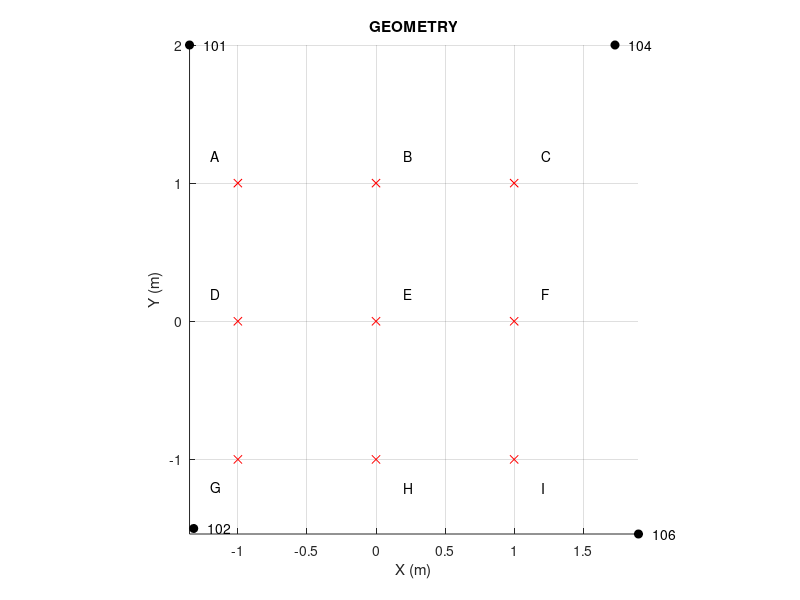

Here is the MATLAB script that generated this plot: (Note: this script raises an error after producing the figure.)
%% UWB lab 4 - indoor tracking with 4 PulsOn 410 units
clear all;
close all;

% Positions of the 4 units in meters
P101 = [-1.35,2];           
P102 = [-1.32,-1.5];        
P104 = [1.73,2];        
P106 = [1.90,-1.54];    

figure;
hold on; grid
plot(P101(1),P101(2),'ok','markerfacecolor','k');text(P101(1)+.1,P101(2),'101')
plot(P102(1),P102(2),'ok','markerfacecolor','k');text(P102(1)+.1,P102(2),'102')
plot(P104(1),P104(2),'ok','markerfacecolor','k');text(P104(1)+.1,P104(2),'104')
plot(P106(1),P106(2),'ok','markerfacecolor','k');text(P106(1)+.1,P106(2),'106')
    
plot(-1,1,'xr');text(-1.2,1.2,'A')
plot(0,1,'xr');text(.2,1.2,'B')
plot(1,1,'xr');text(1.2,1.2,'C')
plot(-1,0,'xr');text(-1.2,0.2,'D')
plot(0,0,'xr');text(.2,0.2,'E')
plot(1,0,'xr');text(1.2,0.2,'F')
plot(-1,-1,'xr');text(-1.2,-1.2,'G')
plot(0,-1,'xr');text(.2,-1.2,'H')
plot(1,-1,'xr');text(1.2,-1.2,'I')

axis image
title('GEOMETRY');xlabel('X (m)');ylabel('Y (m)')


%% ------------------------ Time zero calibration -------------------------
% !!!!!!!!!! NOT ESSENTIAL !!!!!!!!!!!!!
% Sphere placed at (0,0)%
% Loading data for t0 cal
%cd('Q:\UWB LAB Tracking\P');
% Load data from unit 103
[config,control,scans] = readMrmRetLog('101_Sphere00002.csv');
Nscans103 = length(scans);
tstmp103 = [scans.T];
data103 = [scans.scn];
data103 = reshape(data103,[],Nscans103);
% Load data from unit 104
[config,control,scans] = readMrmRetLog('102_Sphere00004.csv');
Nscans104 = length(scans);
tstmp104 = [scans.T];
data104 = [scans.scn];
data104 = reshape(data104,[],Nscans104);
% Load data from unit 105
[config,control,scans] = readMrmRetLog('104_Sphere00003.csv');
Nscans105 = length(scans);
tstmp105 = [scans.T];
data105 = [scans.scn];
data105 = reshape(data105,[],Nscans105);
% Load data from unit 106
[config,control,scans] = readMrmRetLog('106_Sphere00005.csv');
Nscans106 = length(scans);
tstmp106 = [scans.T];
data106 = [scans.scn];
data106 = reshape(data106,[],Nscans106);

% Load Sphere backgrounds

[config,control,scans] = readMrmRetLog('101_Sphere00BG003.csv');
BGNscans103 = length(scans);
BGtstmp103 = [scans.T];
BGdata103 = [scans.scn];
BGdata103 = reshape(BGdata103,[],BGNscans103);
% Load data from unit 104
[config,control,scans] = readMrmRetLog('102_Sphere00BG005.csv');
BGNscans104 = length(scans);
BGtstmp104 = [scans.T];
BGdata104 = [scans.scn];
BGdata104 = reshape(BGdata104,[],BGNscans104);
% Load data from unit 105
[config,control,scans] = readMrmRetLog('104_Sphere00BG004.csv');
BGNscans105 = length(scans);
BGtstmp105 = [scans.T];
BGdata105 = [scans.scn];
BGdata105 = reshape(BGdata105,[],BGNscans105);
% Load data from unit 106
[config,control,scans] = readMrmRetLog('106_Sphere00BG006.csv');
BGNscans106 = length(scans);
BGtstmp106 = [scans.T];
BGdata106 = [scans.scn];
BGdata106 = reshape(BGdata106,[],BGNscans106);

% fast time / range uncalibrated
t = linspace(scans(1).Tstrt,scans(1).Tstp,scans(1).Nscn)/1000;   % ns
rng = 3e8*(t-t(1))/2e9; % m

% 103
figure;imagesc(abs(data103));title('103')
%BG103 = repmat(mean(data103(:,50:110),2),1,Nscans103);
BG103 = repmat(mean(BGdata103,2),1,Nscans103);
data103bg = data103 - BG103;
figure;imagesc(abs(data103bg(200:400,:)));title('103')

rngSph103 = rng(230); % range of sphere in unit 103 (m)
rngSph103Real = norm(P103); % real range from unit 103 (m)
rngOffset103 = rngSph103Real - rngSph103; % range offset for unit 103

% 104
figure;imagesc(abs(data104));title('104')
%BG104 = repmat(mean(data104(:,50:110),2),1,Nscans104);
BG104 = repmat(mean(BGdata104,2),1,Nscans104);
data104bg = data104 - BG104;
figure;imagesc(abs(data104bg));title('104')

rngSph104 = rng(317); % range of sphere in unit 104 (m)
rngSph104Real = norm(P104); % real range from unit 104 (m)
rngOffset104 = rngSph104Real - rngSph104; % range offset for unit 104

% 105
figure;imagesc(abs(data105));title('105')
%BG105 = repmat(mean(data105(:,50:110),2),1,Nscans105);
BG105 = repmat(mean(BGdata105,2),1,Nscans105);
data105bg = data105 - BG105;
figure;imagesc(abs(data105bg));title('105')

rngSph105 = rng(395); % range of sphere in unit 105 (m)
rngSph105Real = norm(P105); % real range from unit 105 (m)
rngOffset105 = rngSph105Real - rngSph105; % range offset for unit 105

% 106
figure;imagesc(abs(data105));title('106')
%BG106 = repmat(mean(data106(:,50:110),2),1,Nscans106);
BG106 = repmat(mean(BGdata106,2),1,Nscans106);
data106bg = data106 - BG106;
figure;imagesc(abs(data106bg));title('106')

rngSph106 = rng(345); % range of sphere in unit 106 (m)
rngSph106Real = norm(P106); % real range from unit 106 (m)
rngOffset106 = rngSph106Real - rngSph106; % range offset for unit 106


%% Loading Data for tracking
%cd('D:\EDUCATION\UWB - Q4\Tracking lab\Data');
% Load data from unit 101
[config,control,scans] = readMrmRetLog('B101009.csv');
Nscans101 = length(scans);
tstmp101 = [scans.T];
data101 = [scans.scn];
data101 = reshape(data101,[],Nscans101);
% Load data from unit 102
[config,control,scans] = readMrmRetLog('B102009.csv');
Nscans102 = length(scans);
tstmp102 = [scans.T];
data102 = [scans.scn];
data102 = reshape(data102,[],Nscans102);
% Load data from unit 104
[config,control,scans] = readMrmRetLog('B103009.csv');
Nscans104 = length(scans);
tstmp104 = [scans.T];
data104 = [scans.scn];
data104 = reshape(data104,[],Nscans104);
% Load data from unit 106
[config,control,scans] = readMrmRetLog('B104009.csv');
Nscans106 = length(scans);
tstmp106 = [scans.T];
data106 = [scans.scn];
data106 = reshape(data106,[],Nscans106);

%% Data alignment
TStampStart = max([tstmp101(1),tstmp102(1),tstmp104(1),tstmp106(1)]);
TStampStop = min([tstmp101(end),tstmp102(end),tstmp104(end),tstmp106(end)]);

t101start_i = find(tstmp101>=TStampStart,1,'first');
t101stop_i = find(tstmp101<=TStampStop,1,'last');

t102start_i = find(tstmp102>=TStampStart,1,'first');
t102stop_i = find(tstmp102<=TStampStop,1,'last');

t104start_i = find(tstmp104>=TStampStart,1,'first');
t104stop_i = find(tstmp104<=TStampStop,1,'last');

t106start_i = find(tstmp106>=TStampStart,1,'first');
t106stop_i = find(tstmp106<=TStampStop,1,'last');

data101_algnd = data101(:,t101start_i:t101stop_i);
data102_algnd = data102(:,t102start_i:t102stop_i);
data104_algnd = data104(:,t104start_i:t104stop_i);
data106_algnd = data106(:,t106start_i:t106stop_i);

[Nsamp,Nscans101] = size(data101_algnd);
[Nsamp,Nscans102] = size(data102_algnd);
[Nsamp,Nscans104] = size(data104_algnd);
[Nsamp,Nscans106] = size(data106_algnd);

figure;imagesc(abs(data101_algnd));title('101')
figure;imagesc(abs(data102_algnd));title('102')
figure;imagesc(abs(data104_algnd));title('104')
figure;imagesc(abs(data106_algnd));title('106')

%% Background removal
close all;
BGidx = 280:360;  % select the slow time indexes containing the background data
BG101 = mean(data101_algnd(:,BGidx),2);   
BG102 = mean(data102_algnd(:,BGidx),2);
BG104 = mean(data104_algnd(:,BGidx),2);
BG106 = mean(data106_algnd(:,BGidx),2);

data101_algnd_bg = data101_algnd - repmat(BG101,1,Nscans101); % remove background
data102_algnd_bg = data102_algnd - repmat(BG102,1,Nscans102);
data104_algnd_bg = data104_algnd - repmat(BG104,1,Nscans104);
data106_algnd_bg = data106_algnd - repmat(BG106,1,Nscans106);

figure;imagesc(abs(data101_algnd_bg));title('101')
figure;imagesc(abs(data102_algnd_bg));title('102')
figure;imagesc(abs(data104_algnd_bg));title('104')
figure;imagesc(abs(data106_algnd_bg));title('106')

Motionidx = 23:280;  % select the slow time indexes containing the trajectory data
path101 = data101_algnd_bg(:,Motionidx); 
path102 = data102_algnd_bg(:,Motionidx);
path104 = data104_algnd_bg(:,Motionidx);
path106 = data106_algnd_bg(:,Motionidx);

% normalisation
path101 = path101/max(abs(path101(:))); 
path102 = path102/max(abs(path102(:))); 
path104 = path104/max(abs(path104(:)));
path106 = path106/max(abs(path106(:)));

figure;imagesc(abs(path101));title('101')
figure;imagesc(abs(path102));title('102')
figure;imagesc(abs(path104));title('104')
figure;imagesc(abs(path106));title('106');
%% Motion filter FIR4 if backgound subtraction unsuccessful (needed for some trajectories)
Motionidx = 20:75;
w = [1 -.6 -.3 -.1];

path101 = filter(w,1,data101_algnd,[],2);
path102 = filter(w,1,data102_algnd,[],2);
path104 = filter(w,1,data104_algnd,[],2);
path106 = filter(w,1,data106_algnd,[],2);

% normalisation
path101 = path101(:,Motionidx)/max(max(abs(path101(:,Motionidx)))); 
path102 = path102(:,Motionidx)/max(max(abs(path102(:,Motionidx)))); 
path104 = path104(:,Motionidx)/max(max(abs(path104(:,Motionidx))));
path106 = path106(:,Motionidx)/max(max(abs(path106(:,Motionidx))));

figure;imagesc(abs(path101));title('101')
figure;imagesc(abs(path102));title('102')
figure;imagesc(abs(path104));title('104')
figure;imagesc(abs(path106));title('106');

%% Range estimation
% fast time / range uncalibrated
t = linspace(scans(1).Tstrt,scans(1).Tstp,scans(1).Nscn)/1000;   % ns
rng = 3e8*(t-t(1))/2e9; % m
[Nrng,Nscans] = size(path101);
t_slow = 0:.5:.5*(Nscans-1);

% 101

estimated_range=[];
for i1=1:Nscans % Long time
    i2 = 10; % Avoiding picking antenna coupling
    while abs(path101(i2,i1)) < 0.01 && i2 < Nrng-1    % threshold 0.06
        i2 = i2 + 1;
    end
    estimated_range(i1) = rng(i2);
end
figure;plot(estimated_range)
median_range101 = medfilt1(estimated_range,3);%+rngOffset103;
figure;imagesc(t_slow,rng,abs(path101));title('103')
hold
plot(t_slow,median_range101,'w')  % readjust the threshold and coupling index based on this plot

% 102
%close all;
estimated_range=[];
for i1=1:Nscans % Long time
    i2 = 50; % Avoiding picking antenna coupling
    while abs(path102(i2,i1)) < 0.02 && i2 < Nrng-2
        i2 = i2 + 1;
    end
    estimated_range(i1) = rng(i2);
end
figure;plot(estimated_range)
median_range102 = medfilt1(estimated_range,3);%+rngOffset104;
figure;imagesc(t_slow,rng,abs(path102));title('102')
hold
plot(t_slow,median_range102,'w')

% 104
%close all;
estimated_range=[];
for i1=1:Nscans % Long time
    i2 = 30; % Avoiding picking antenna coupling
    while abs(path104(i2,i1)) < 0.02 && i2 < Nrng-1
        i2 = i2 + 1;
    end
    estimated_range(i1) = rng(i2);
end
figure;plot(estimated_range)
median_range104 = medfilt1(estimated_range,3);%+rngOffset105;
figure;imagesc(t_slow,rng,abs(path104));title('104')
hold
plot(t_slow,median_range104,'w')

% 106
%close all;
estimated_range=[];
for i1=1:Nscans % Long time
    i2 = 50; % Avoiding picking antenna coupling
    while abs(path106(i2,i1)) < 0.04 && i2 < Nrng-1
        i2 = i2 + 1;
    end
    estimated_range(i1) = rng(i2);
end
figure;plot(estimated_range)
median_range106 = medfilt1(estimated_range,3);%+rngOffset106;
figure;imagesc(t_slow,rng,abs(path106));title('106')
hold
plot(t_slow,median_range106,'w')

%% Target localisation

for scani = 1:Nscans
    [a, b] = circcirc(P101(1),P101(2),median_range101(scani),P102(1),P102(2),median_range104(scani));
    x12(scani,:) = a;
    y12(scani,:) = b;
end
figure;plot(x12(:,1),y12(:,2));title('101 - 102');axis([-1.5 1.5 -1.5 1.5])   

for scani = 1:Nscans
    [a, b] = circcirc(P101(1),P101(2),median_range101(scani),P104(1),P104(2),median_range104(scani));
    x14(scani,:) = a;
    y14(scani,:) = b;
end
figure;plot(x14(:,1),y14(:,2));title('101 - 104');axis([-1.5 1.5 -1.5 1.5])    

for scani = 1:Nscans
    [a, b] = circcirc(P101(1),P101(2),median_range101(scani),P106(1),P106(2),median_range106(scani));
    x16(scani,:) = a;
    y16(scani,:) = b;
end
figure;plot(x16(:,1),y16(:,1));title('101 - 106');axis([-1.5 1.5 -1.5 1.5])  

for scani = 1:Nscans
    [a, b] = circcirc(P102(1),P102(2),median_range102(scani),P104(1),P104(2),median_range104(scani));
    x24(scani,:) = a;
    y24(scani,:) = b;
end
figure;plot(x24(:,2),y24(:,2));title('102 - 104');axis([-1.5 1.5 -1.5 1.5])  

for scani = 1:Nscans
    [a, b] = circcirc(P102(1),P102(2),median_range102(scani),P106(1),P106(2),median_range106(scani));
    x26(scani,:) = a;
    y26(scani,:) = b;
end
figure;plot(x26(:,2),y26(:,1));title('102 - 106');axis([-1.5 1.5 -1.5 1.5])  

for scani = 1:Nscans
    [a, b] = circcirc(P104(1),P104(2),median_range104(scani),P106(1),P106(2),median_range106(scani));
    x46(scani,:) = a;
    y46(scani,:) = b;
end
figure;plot(x46(:,2),y46(:,2));title('104 - 106');axis([-1.5 1.5 -1.5 1.5])  


%% FINAL PLOT
% x = nanmean([x14(:,1),x26(:,2),x46(:,2),x12(:,1)],2);
% y = nanmean([y14(:,2),y26(:,1),y46(:,2),y12(:,2)],2);
% 
x = nanmean([x46(:,2), x12(:,1)],2);
y = nanmean([y46(:,2), x12(:,1)],2);

figure;plot(smooth(x,3),smooth(y,3),'linewidth',2);axis([-2.5 2.5 -3 3]);grid
hold on
plot(P101(1),P101(2),'ok','markerfacecolor','k');text(P101(1)+.1,P101(2),'101')
plot(P102(1),P102(2),'ok','markerfacecolor','k');text(P102(1)+.1,P102(2),'102')
plot(P104(1),P104(2),'ok','markerfacecolor','k');text(P104(1)+.1,P104(2),'104')
plot(P106(1),P106(2),'ok','markerfacecolor','k');text(P106(1)+.1,P106(2),'106')
    
plot(-1,1,'xr');text(-1.2,1.2,'A')
plot(0,1,'xr');text(.2,1.2,'B')
plot(1,1,'xr');text(1.2,1.2,'C')
plot(-1,0,'xr');text(-1.2,0.2,'D')
plot(0,0,'xr');text(.2,0.2,'E')
plot(1,0,'xr');text(1.2,0.2,'F')
plot(-1,-1,'xr');text(-1.2,-1.2,'G')
plot(0,-1,'xr');text(.2,-1.2,'H')
plot(1,-1,'xr');text(1.2,-1.2,'I')

axis image
title('AEI trajectory');xlabel('X (m)');ylabel('Y (m)')

    